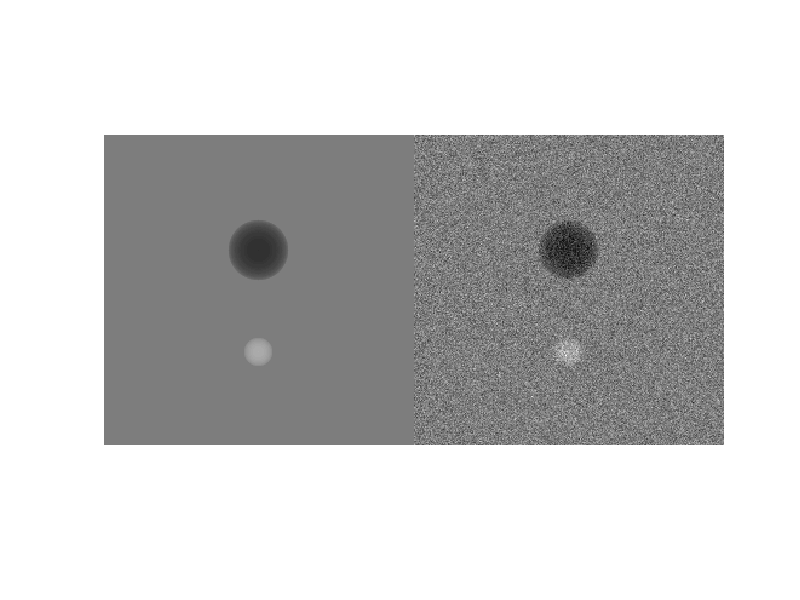
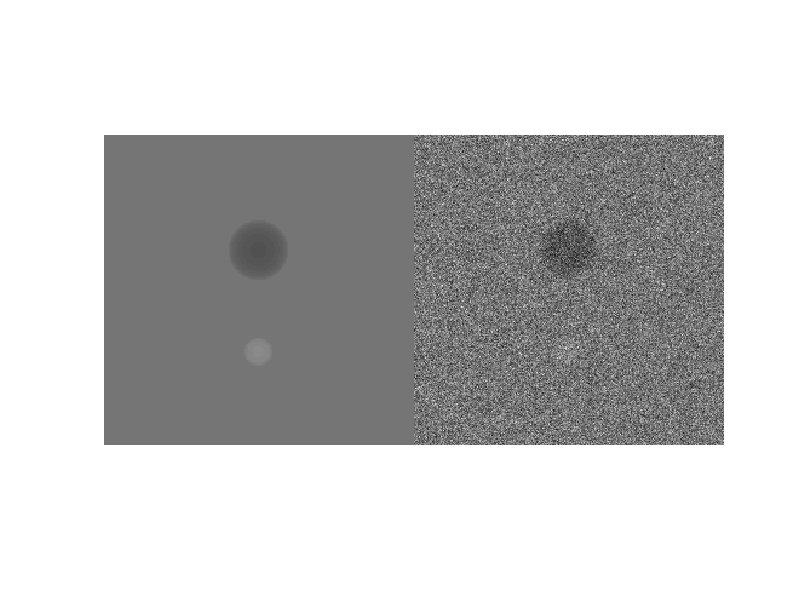

MATLAB code for these plots, in order:
% Sphere A
m1 = 0.15; % cm^-1
R1 = 25; % mm

% Sphere B
m2 = 0.05; % cm^-1
R2 = 12; % mm

% Parallelogram
m = 0.1; % cm^-1
w = 256; % mm ---> x
h = 256; % mm ---> y
d = 128; % mm ---> z

% Create grids using ndgrid
[X, Y, Z] = ndgrid(1:w, 1:h, 1:d);

% Calculate distances for each sphere (from their center)
distanceA = sqrt((X - 96).^2 + (Y - 128).^2 + (Z - 64).^2);
distanceB = sqrt((X - 180).^2 + (Y - 128).^2 + (Z - 64).^2);

% Create matrix M to store attenuation coefficient.
M = m * ones(w, h, d); % initialize M to the atteniation coefficient of the parallelogram
M(distanceA <= R1) = m1; % if distanceA <= R1 == true : m1 is stored.
M(distanceB <= R2) = m2; % if distanceB <= R2 == true : m2 is stored.
% Else, the values of m don't change

% Case A (1000 photons per mm^2)
IoA= 1000; 
IdA = IoA * exp(-sum(M, 3) * 0.1); %instead of using 2 "for" loops, using sum(M,3) sums all the m's of the third dimention (d), returning a 2d array (w,h)
noiseA = poissrnd(IdA);
figure;
imshow([IdA, noiseA],[]);

% Case B (100 photons per mm^2)
IoB = 100; 
IdB = IoB * exp(-sum(M, 3) * 0.1);
noiseB = poissrnd(IdB);
figure;
imshow([IdB, noiseB],[]);




